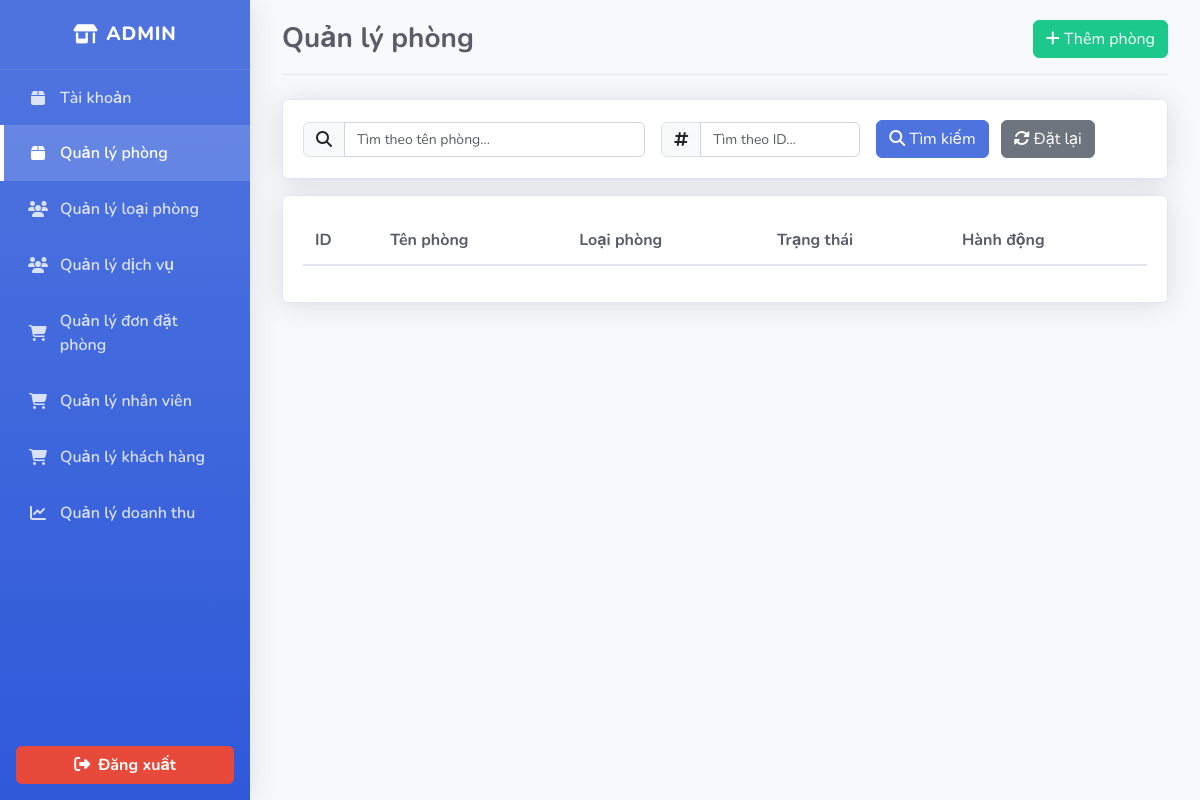
Before: /admin.php?tab=rooms (signed in) with the older database file.
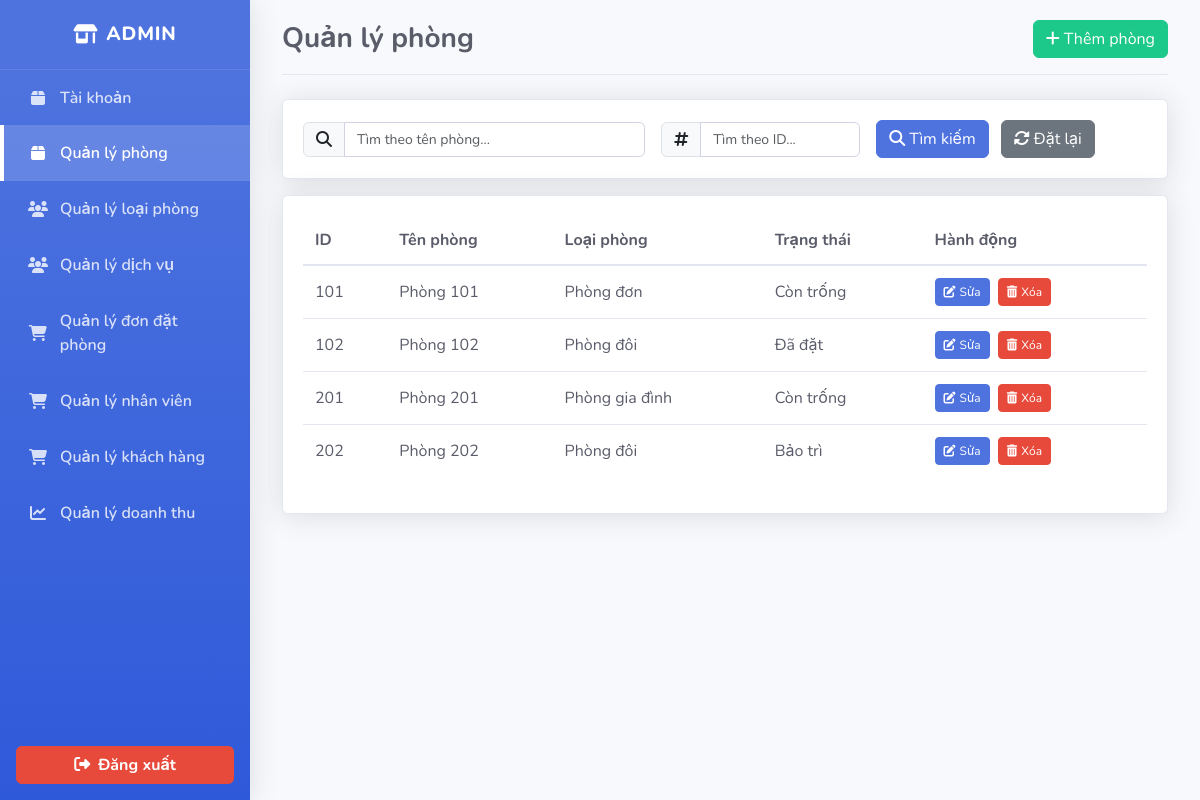
After: the same page with the newer database file.
### tables this page shows
CREATE TABLE rooms (
    id INT PRIMARY KEY,
    name VARCHAR(50) NOT NULL,
    type_id INT,
    description TEXT,
    status ENUM('Còn trống', 'Đã đặt', 'Bảo trì'),
    image VARCHAR(255),
    FOREIGN KEY (type_id) REFERENCES room_types(id)
);

CREATE TABLE room_types (
    id INT PRIMARY KEY,
    typename VARCHAR(50),
    description VARCHAR(200),
    price_per_hour INT,
	price_per_day INT,
    max_amounts INT,
    rating INT CHECK (rating BETWEEN 1 AND 5),
	image VARCHAR(255)
);

### admin.php (the view, shortened to what this page needs)
<?php
include('config/db.php');
$active_tab = isset($_GET['tab']) ? $_GET['tab'] : 'account';
?>
<!DOCTYPE html>
<html lang="en">
<head>
    <link rel="stylesheet" href="assets/css/bootstrap.min.css">
    <link rel="stylesheet" href="assets/css/Info.css">
</head>
<body>
    <div class="d-flex">
        <div class="sidebar" id="sidebar">
            <div class="sidebar-brand">
                <i class="fas fa-store-alt me-2"></i>
                <span>Admin</span>
            </div>
            <div class="list-group">
                <a href="#manage-account" class="list-group-item list-group-item-action <?php echo ($active_tab == 'account') ? 'active' : ''; ?>" data-bs-toggle="list">
                    <i class="fas fa-box"></i>
                    <span>Tài khoản</span>
                </a>
                <a href="#manage-rooms" class="list-group-item list-group-item-action <?php echo ($active_tab == 'rooms') ? 'active' : ''; ?>" data-bs-toggle="list">
                    <i class="fas fa-box"></i>
                    <span>Quản lý phòng</span>
                </a>
                <a href="#manage-types" class="list-group-item list-group-item-action <?php echo ($active_tab == 'room_types') ? 'active' : ''; ?>" data-bs-toggle="list">
                    <i class="fas fa-users"></i>
                    <span>Quản lý loại phòng</span>
                </a>
                <a href="#manage-services" class="list-group-item list-group-item-action <?php echo ($active_tab == 'services') ? 'active' : ''; ?>" data-bs-toggle="list">
                    <i class="fas fa-users"></i>
                    <span>Quản lý dịch vụ</span>
                </a>
                <a href="#manage-contacts" class="list-group-item list-group-item-action <?php echo ($active_tab == 'contacts') ? 'active' : ''; ?>" data-bs-toggle="list">
                    <i class="fas fa-shopping-cart"></i>
                    <span>Quản lý đơn đặt phòng</span>
                </a>
                <a href="#manage-employees" class="list-group-item list-group-item-action <?php echo ($active_tab == 'employees') ? 'active' : ''; ?>" data-bs-toggle="list">
                    <i class="fas fa-shopping-cart"></i>
                    <span>Quản lý nhân viên</span>
                </a>
                <a href="#manage-customers" class="list-group-item list-group-item-action <?php echo ($active_tab == 'customers') ? 'active' : ''; ?>" data-bs-toggle="list">
                    <i class="fas fa-shopping-cart"></i>
                    <span>Quản lý khách hàng</span>
                </a>
                <a href="#manage-revenue" class="list-group-item list-group-item-action <?php echo ($active_tab == 'revenue') ? 'active' : ''; ?>" data-bs-toggle="list">
                    <i class="fas fa-chart-line"></i>
                    <span>Quản lý doanh thu</span>
                </a>
            </div>
            <div class="mt-auto d-flex justify-content-center"><a href='#' class="btn logout-btn w-100" data-bs-toggle='modal' data-bs-target='#confirmlogout'>
                    <i class="fas fa-sign-out-alt me-2"></i>Đăng xuất
                </a></div>
        </div>
        <div class="content-wrapper">
            <div class="container-fluid mx-auto" style="max-width: 1200px;">
                <div class="tab-content">
                    <div class="tab-pane fade <?php echo ($active_tab == 'rooms') ? 'show active' : ''; ?>" id="manage-rooms">
                        <div class="page-header">
                            <h3>Quản lý phòng</h3>
                            <a href="add_room.php" class="btn btn-success-dashboard">
                                <i class="fas fa-plus me-1"></i>Thêm phòng
                            </a>
                        </div>
                        <div class="card mb-3">
                            <div class="card-body">
                                <form action="" method="GET" class="row g-3 align-items-center">
                                    <div class="col-md-5">
                                        <div class="input-group">
                                            <span class="input-group-text"><i class="fas fa-search"></i></span>
                                            <input type="text" class="form-control" name="room_search" placeholder="Tìm theo tên phòng..." value="<?php echo isset($_GET['room_search']) ? htmlspecialchars($_GET['room_search']) : ''; ?>">
                                        </div>
                                    </div>
                                    <div class="col-md-3">
                                        <div class="input-group">
                                            <span class="input-group-text"><i class="fas fa-hashtag"></i></span>
                                            <input type="text" class="form-control" name="room_id" placeholder="Tìm theo ID..." value="<?php echo isset($_GET['room_id']) ? htmlspecialchars($_GET['room_id']) : ''; ?>">
                                        </div>
                                    </div>
                                    <div class="col-md-4">
                                        <button type="submit" class="btn btn-primary-dashboard me-2">
                                            <i class="fas fa-search me-1"></i>Tìm kiếm
                                        </button>
                                        <a href="admin.php?tab=rooms" class="btn btn-secondary">
                                            <i class="fas fa-sync-alt me-1"></i>Đặt lại
                                        </a>
                                    </div>
                                </form>
                            </div>
                        </div>
                        <div class="card">
                            <div class="card-body">
                                <div class="table-responsive">
                                    <table class="dashboard-table">
                                        <thead>
                                            <th>ID</th>
                                            <th>Tên phòng</th>
                                            <th>Loại phòng</th>
                                            <th>Trạng thái</th>
                                            <th>Hành động</th>
                                        </thead>
                                        <tbody>
                                            <?php
                                            $query = "SELECT rooms.*, room_types.typename FROM rooms
                                            LEFT JOIN room_types ON rooms.type_id = room_types.id
                                            WHERE 1=1";
                                            $stmt = $conn->prepare($query);
                                            $stmt->execute();
                                            $result = $stmt->get_result();
                                            while ($room = $result->fetch_assoc()) {
                                                echo "<tr>";
                                                echo "<td>" . htmlspecialchars($room['id']) . "</td>";
                                                echo "<td>" . htmlspecialchars($room['name']) . "</td>";
                                                echo "<td>" . htmlspecialchars($room['typename']) . "</td>";
                                                echo "<td>" . htmlspecialchars($room['status']) . "</td>";
                                                echo "<td>
                                                        <a href='edit_room.php?id=" . $room['id'] . "' class='btn btn-primary-dashboard btn-sm'>
                                                            <i class='fas fa-edit me-1'></i>Sửa
                                                        </a>
                                                        <a href='delete_room.php?id=" . $room['id'] . "' class='btn btn-danger-dashboard btn-sm ms-1' onclick='return confirm(\"Bạn có chắc chắn muốn xóa sản phẩm này không?\")'>
                                                            <i class='fas fa-trash-alt me-1'></i>Xóa
                                                        </a>
                                                    </td>";
                                                echo "</tr>";
                                            }
                                            ?>
                                        </tbody>
                                    </table>
                                </div>
                            </div>
                        </div>
                    </div>
</body>
</html>

### assets/css/Info.css (style rules this page uses)
:root { --primary-color: #4e73df; --primary-hover: #2e59d9; --secondary-color: #858796; --success-color: #1cc88a; --info-color: #36b9cc; --warning-color: #f6c23e; --danger-color: #e74a3b; --light-color: #f8f9fc; --dark-color: #5a5c69; --body-bg: #f8f9fc; --card-border: #e3e6f0; --sidebar-dark: #3a3b45; }
body { font-family: 'Nunito', -apple-system, BlinkMacSystemFont, 'Segoe UI', Roboto, 'Helvetica Neue', Arial, sans-serif; background-color: var(--body-bg); color: var(--dark-color); }
.sidebar { min-height: 100vh; background: linear-gradient(180deg, var(--primary-color) 10%, var(--primary-hover) 100%); box-shadow: 0 0.15rem 1.75rem 0 rgba(58, 59, 69, 0.15); position: fixed; z-index: 1; width: 250px; transition: width 0.3s; display: flex; flex-direction: column; height: 100vh; }
.sidebar-brand { height: 4.375rem; display: flex; align-items: center; justify-content: center; color: white; font-size: 1.2rem; font-weight: 800; padding: 1.5rem 1rem; text-transform: uppercase; letter-spacing: 0.05rem; border-bottom: 1px solid rgba(255, 255, 255, 0.1); }
.sidebar .list-group { border-radius: 0; }
.sidebar .list-group-item { border: none; color: rgba(255, 255, 255, 0.8); padding: 1rem 1.5rem; border-left: 4px solid transparent; background-color: transparent; transition: all 0.2s; font-weight: 600; display: flex; align-items: center; }
.sidebar .list-group-item i { margin-right: 0.75rem; width: 1.25rem; text-align: center; }
.sidebar .list-group-item.active { color: white; background-color: rgba(255, 255, 255, 0.15); border-left-color: white; }
.sidebar .logout-btn { border-radius: 0.35rem; background-color: var(--danger-color); border-color: var(--danger-color); color: white; font-weight: 700; margin: 1rem; transition: all 0.2s; }
.content-wrapper { margin-left: 250px; padding: 1.5rem; }
.page-header { display: flex; justify-content: space-between; align-items: center; margin-bottom: 1.5rem; padding-bottom: 1rem; border-bottom: 1px solid var(--card-border); }
.page-header h3 { font-weight: 700; color: var(--dark-color); margin: 0; }
.card { position: relative; display: flex; flex-direction: column; min-width: 0; word-wrap: break-word; background-color: #fff; background-clip: border-box; border: 1px solid var(--card-border); border-radius: 0.35rem; box-shadow: 0 0.15rem 1.75rem 0 rgba(58, 59, 69, 0.15); margin-bottom: 1.5rem; }
.card-body { flex: 1 1 auto; min-height: 1px; padding: 1.25rem; }
.table-responsive { display: block; width: 100%; overflow-x: auto; -webkit-overflow-scrolling: touch; }
.dashboard-table { width: 100%; margin-bottom: 1rem; color: var(--dark-color); border-collapse: collapse; }
.dashboard-table th { vertical-align: bottom; padding: 0.75rem; border-bottom: 2px solid var(--card-border); font-weight: 700; text-align: left; white-space: nowrap; }
.dashboard-table td { padding: 0.75rem; border-top: 1px solid var(--card-border); vertical-align: middle; }
.btn-success-dashboard { color: #fff; background-color: var(--success-color); border-color: var(--success-color); }
.btn-primary-dashboard { color: #fff; background-color: var(--primary-color); border-color: var(--primary-color); }
.btn-danger-dashboard { color: #fff; background-color: var(--danger-color); border-color: var(--danger-color); }
.btn-sm { padding: 0.25rem 0.5rem; font-size: 0.75rem; }
.form-control { display: block; width: 100%; height: calc(1.5em + 0.75rem + 2px); padding: 0.375rem 0.75rem; font-size: 0.875rem; font-weight: 400; line-height: 1.5; color: var(--dark-color); background-color: #fff; background-clip: padding-box; border: 1px solid #d1d3e2; border-radius: 0.35rem; transition: border-color 0.15s ease-in-out, box-shadow 0.15s ease-in-out; }
.content-wrapper { display: flex; justify-content: center; width: 100%; padding: 20px; }
.container-fluid { max-width: 1200px; width: 100%; }

Changed rows visible on the page:
added rooms: id "101", name "Phòng 101", type.typename "Phòng đơn", status "Còn trống"
added rooms: id "102", name "Phòng 102", type.typename "Phòng đôi", status "Đã đặt"
added rooms: id "201", name "Phòng 201", type.typename "Phòng gia đình", status "Còn trống"
added rooms: id "202", name "Phòng 202", type.typename "Phòng đôi", status "Bảo trì"
